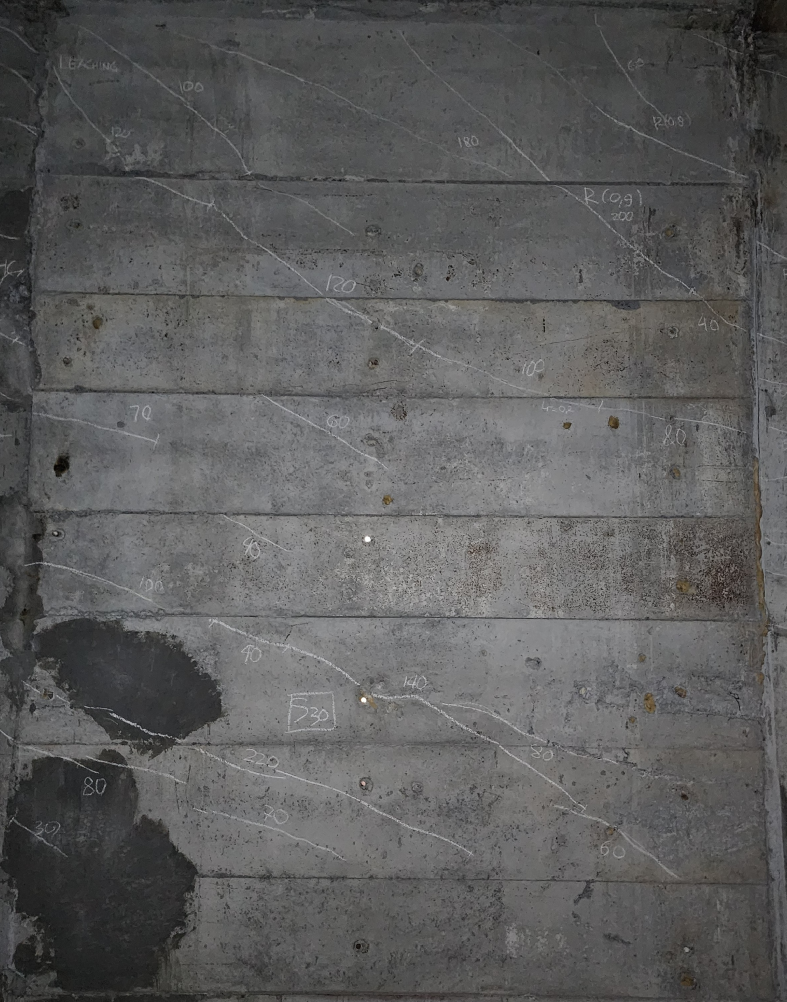
#> input picture Fractal Database/20241201_090401.JPG, 2359 x 3006 px (shown at 1/3 size); its folder holds only this picture in this run
$ python -i crack_to_graph.py   (imports and definitions only)
#> lines starting #> are read from the running program, lines starting #| are printed output that depends on the picture; after the words box and inside, x2 and y2 are one past the last pixel; in counts of white or black regions, pixels touching at a corner belong together
### src/crack_graph/functions.py
#######################################################
"""""""""""
Python program to create crack graph from crack surface
using Shi-Tomasi corner detection algorithm
and pixel tracking algorithm
by: Thinh On and Pedram Bazrafshan
"""""""""""
#######################################################


#######################################################
"""""""""""
Please cite the paper below if you use this code:
Bazrafshan, P., On, T., Basereh, S., Okumus, P., & Ebrahimkhanlou, A. (2024). A graph‐based method for quantifying crack patterns on reinforced concrete shear walls. Computer‐Aided Civil and Infrastructure Engineering, 39(4), 498-517.
"""""""""""
#######################################################


#######################################################
"""""""""""
Below are some additional functions that may or may not have been used. They were developed over the course of the whole algorithm development.
In this evolution, some functions were added, and some became redundant. But they were kept in case of future needs.
"""""""""""
#######################################################

import numpy as np

# [18 lines left out: functions removeSingleNodes, DeleteSingularNode, not called in this run]


def searchKeyByValue(nodes_dict, node):
    key = [k for k in nodes_dict if nodes_dict[k] == node]
    return key[0]


def loc2idx(edges_dict, nodes_dict):
    for V in edges_dict.values():
        V[0] = searchKeyByValue(nodes_dict, V[0])
        V[1] = searchKeyByValue(nodes_dict, V[1])
    return edges_dict


# [41 lines left out: functions sortByDistance, ignoreDirection, distance, not called in this run]


def list2dict(lst):
    """
    function to convert a list to a dictionary
    :param lst: list
    :return: dictionary (dic)
    """
    dic = dict()
    i = 0
    for sublst in lst:
        dic[str(i)] = sublst
        i += 1
    return dic


# [41 lines left out: functions getIndex, isRepeated, removeDuplicate, mat2dict, not called in this run]


def nodeDegree(matrix):
    """
    function to calculate degree of each node, based on the connectivity matrix
    :param matrix: connectivity matrix
    :return: degree and weighted degree of nodes
    """
    deg = np.zeros(matrix.shape[0], dtype=int)
    weighted_deg = np.zeros(matrix.shape[0])
    for i in range(matrix.shape[0]):
        deg[i] = sum(matrix[i, :] > 0)
        weighted_deg[i] = matrix[i, :].sum()
    return deg, weighted_deg


# [130 lines left out: functions dijkstra, triangles, clusteringCoeff, transitivity, globalEff, localEff, not called in this run]

### src/crack_graph/crack_to_graph.py
#######################################################
"""""""""""
Python program to create crack graph from crack surface
using Shi-Tomasi corner detection algorithm
and pixel tracking algorithm
by: Pedram Bazrafshan
"""""""""""
#######################################################


#######################################################
"""""""""""
Please cite the paper below if you use this code:
Bazrafshan, P., On, T., Basereh, S., Okumus, P., & Ebrahimkhanlou, A. (2024). A graph‐based method for quantifying crack patterns on reinforced concrete shear walls. Computer‐Aided Civil and Infrastructure Engineering, 39(4), 498-517.
"""""""""""
#######################################################


import cv2
import math
import time
import sys
import matplotlib.pyplot as plt
import numpy as np
import csv
import networkx as nx

from skimage.morphology import thin
from copy import deepcopy
from .functions import *
from networkx.algorithms import community

# mark: adjacency matrix

def adj_mat(nodes, edges_dict):
    # convert dictionary of edges to connectivity (adjacency) matrix
    adj_matrix = np.zeros((len(nodes), len(nodes)))       # initiate the connectivity matrix with zeros
    for v in edges_dict.values():
        # print("v = ", v)
        # print("eval(v[0]) = ", eval(v[0]))
        adj_matrix[eval(v[0])][eval(v[1])] = v[2]
        adj_matrix[eval(v[1])][eval(v[0])] = v[2]

    return adj_matrix

# mark: arch matching

def arch_match(nodes_dict, img_base, nodes, edges_dict, edges, img3):
    # search parameters
    actions = [[-1, -1], [-1, 0], [-1, 1], [0, -1], [0, 1], [1, -1], [1, 0], [1, 1]]
    margin = 1

    nodes_to_add = []
    for item in edges.values():
        # print('item = ', item)
        point = item[0]      # item[1] is the coordinates in the dictionary format like [947,598] in nodes_dict = {'0': [947,598]}
        goal = item[1]
        frontier = [[0,[],point]]
        explored = []

        found = False
        entry_number = 1

        # for calculating point along an arch
        while not found and len(frontier)>0:
            frontier.reverse()
            candidate = frontier.pop()
            frontier.reverse()
            previous_loc = candidate[1]
            candidate_loc = candidate[2]
            explored.append([previous_loc,candidate_loc])
            if candidate_loc == goal:
                found = True
            for action in actions:
                next_loc = [candidate_loc[0]+action[0],candidate_loc[1]+action[1]]
                if img_base.shape[0] - margin > next_loc[1] > 0 + margin and img_base.shape[1] - margin > next_loc[0] > 0 + margin:

                    # if check for -> checking cell value is black
                    if img_base[next_loc[1]][next_loc[0]] != 255:
                        frontier_loc = [item[2] for item in frontier]
                        explored_loc = [item[1] for item in explored]
                        if next_loc not in explored_loc and next_loc not in frontier_loc:
                            frontier.append([entry_number,candidate_loc,next_loc])
                            entry_number =+ 1

        if found:
            # print('found')
            path = [explored[-1][1]]
            previous = explored[-1][0]
            explored_loc = [item[1] for item in explored]
            while previous:
                path.append(previous)
                previous_index = explored_loc.index(previous)
                previous = explored[previous_index][0]
            path.reverse()
            if point not in path:
                path.append(point)
            if goal not in path:
                path.append(goal)
        else:
            print('not found')

        """
        For each edge, the algorithm calculates the length of the edge and the length of the
        crack pattern. The algorithm checks to see if the length of the crack pattern is more
        than the length of the edge based on a threshold. The perpendicular distance between the
        edge and the crack pattern is calculated pixel by pixel. The pixel with the greater distance
        is selected to add a corner there, and reconnect the edges to refine the graph representation.
        """

        arch = 0
        for i in range(len(path)):
            if i == (len(path)-1):
                break
            arch = arch + np.sqrt(np.square(path[i][0] - path[i+1][0]) + np.square(path[i][1] - path[i+1][1]))

        straight = distance(point, goal)

        perpendicular_dist = []
        dif_goal_point = [point[0]-goal[0], point[1]-goal[1]]
        for item_pix in path:
            dif_point_pix = [point[0]-item_pix[0], point[1]-item_pix[1]]
            perpendicular_dist.append(np.linalg.norm(np.cross(dif_goal_point, dif_point_pix))/np.linalg.norm(dif_goal_point))

        # [5 lines of commented-out code are left out]

        if (straight <= 0.62 * arch and straight >= min(0.005*img_base.shape[0], 0.005*img_base.shape[1]))\
            or (max(perpendicular_dist) >= min(0.002*img_base.shape[0], 0.002*img_base.shape[1])):

            # print("NODES ADDED FOR ARCH MATCHING")

            nodes_to_add.append(path[perpendicular_dist.index(max(perpendicular_dist))])


    nodes.extend(nodes_to_add)
    nodes_dict = list2dict(nodes)
    edges_dict, edges, nodes_dict, nodes = corner_connection(nodes_dict, img_base, nodes)

    return edges_dict, edges, nodes_dict, nodes

# MARK: Corner Connection

def corner_connection(nodes_dict, img_base, nodes):
    # Search parameters
    actions = [[-1, -1], [-1, 0], [-1, 1], [0, -1], [0, 1], [1, -1], [1, 0], [1, 1]]
    margin = 1

    edges = dict()
    edges_dict = dict()
    e = 0
    for item in nodes_dict.items():
        point = item[1]      # item[1] is the coordinates in the dictionary format like [947,598] in nodes_dict = {'0': [947,598]}
        frontier = [point]
        # print(f"FRONTIER BEGIN: {frontier}")

        explored = []
        while len(frontier) > 0:
            frontier.reverse()
            candidate = frontier.pop()
            frontier.reverse()
            explored.append(candidate)

            for action in actions:
                new_pos = [candidate[0]+action[0], candidate[1]+action[1]]
                if img_base.shape[0] - margin > new_pos[1] > 0 + margin and img_base.shape[1] - margin > new_pos[0] > 0 + margin:
                    if img_base[new_pos[1]][new_pos[0]] != 255:
                        if new_pos not in frontier and new_pos not in explored:
                            frontier.append(new_pos)

            if candidate in nodes and candidate != point:
                linked_index = getIndex(nodes_dict, candidate)
                if isRepeated(candidate, point, edges) == False:
                    edges[str(e)] = (point, candidate)
                    edges_dict[str(e)] = [point, candidate, distance(point, candidate)]
                    e += 1

                ignoreDirection(point, candidate, frontier, window=50)

            # print(f"FRONTIER END: {frontier}")

    nodes_dict = list2dict(nodes)

    edges_dict = loc2idx(edges_dict, nodes_dict)
    return edges_dict, edges, nodes_dict, nodes

# MARK: Corner Detection

def corner_detection(thinned, ker_size):
    #################################### Corner Detection Using Shi-Tomasi
    nodes = cv2.goodFeaturesToTrack(thinned, 5000, 0.1, None)

    ###### Set the needed parameters to find the refined corners
    criteria = (cv2.TERM_CRITERIA_EPS + cv2.TermCriteria_COUNT, 40, 0.001)
    ###### Calculate the refined corner locations
    nodes = cv2.cornerSubPix(thinned, nodes, (ker_size, ker_size), (-1,-1), criteria)  # Corners will be centered within a 5by5 window

    nodes = np.int_(nodes)
    nodes = [xy for N_i in nodes for xy in N_i]

    nodes = np.asarray(nodes)
    nodes = nodes.tolist()

    ######## Removing duplicate nodes
    buf_node = []
    for elem in nodes:
        if elem not in buf_node:
            buf_node.append(elem)
    nodes = buf_node

    ###########################
    """
    Are the detected corners actually within the black pixels or might be on the edge
    within the white pixels?
    """
    ###########################
    bl_pix_fin = np.where((thinned[:,:] == 0))

    temp_l = []
    for i in range(len(bl_pix_fin[0])):
        temp_l.append([bl_pix_fin[1][i], bl_pix_fin[0][i]])

    for i in range(len(nodes)):
        if (nodes[i] not in temp_l):
            temp_l = sortByDistance(temp_l, nodes[i])
            nodes[i] = temp_l[0]

    ############ Removing extra nodes in a ker_size by ker_size window
    half = int((ker_size - 1 ) / 2)
    b = [*range(-half, half+1, 1)]
    center = int(((ker_size * ker_size) - 1) /2)
    for node_item in nodes:
        window = []
        for i in b:
            for j in b:
                window.append([node_item[0]+i, node_item[1]+j])

        window.remove(window[center])   # removing the center of the created window which is the node itself
        for window_item in window:
            if window_item in nodes:
                nodes.remove(window_item)

    nodes_dict = list2dict(nodes)

    return nodes, nodes_dict

# MARK: Primary Crack to Graph Algorithm

def crack_to_graph(img_name):
    # SAVE = True

    #################################### Loading The Data Using Matplotlib
    img = cv2.imread(img_name)
#> img is the input picture: shape (3006, 2359, 3); mean B, G, R 92.6, 92.6, 92.7

    #################################### RGB2Gray Using Matplotlib
    img_gray = cv2.cvtColor(img, cv2.COLOR_RGB2GRAY)
    # [6 lines of commented-out code are left out]
    ker_size_spal = int(np.floor(min(0.01*img_gray.shape[0], 0.01*img_gray.shape[1])))
    if ker_size_spal % 2 == 0:
        ker_size_spal += 1

    ker_size_spal = max(ker_size_spal, 5)
    pad_size = 3*ker_size_spal + 1

    #################################### Binarization
    retval, img_bin = cv2.threshold(img_gray, 230, 255, cv2.THRESH_BINARY_INV)
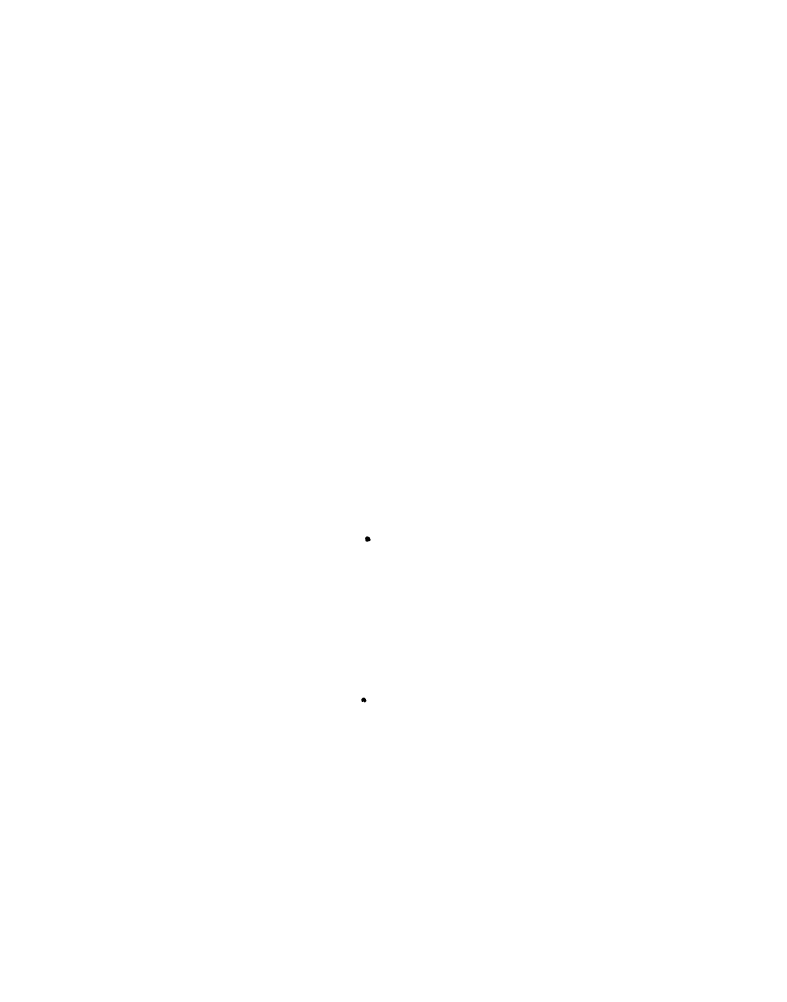
#> img_bin: shape (3006, 2359) (shown at 1/3 size); 100% white; 2 black regions, box (x1, y1, x2, y2) and area: (1095, 1609, 1112, 1625) 201, (1084, 2093, 1099, 2107) 161
    # [6 lines of commented-out code are left out]
    if img_bin.shape[0] % 2 == 1 and img_bin.shape[1] % 2 == 1:
        img_bin = cv2.copyMakeBorder(img_bin, pad_size, pad_size+1, pad_size+1, pad_size, cv2.BORDER_CONSTANT, value=255)
    elif img_bin.shape[0] % 2 == 0 and img_bin.shape[1] % 2 == 1:
        img_bin = cv2.copyMakeBorder(img_bin, pad_size, pad_size, pad_size+1, pad_size, cv2.BORDER_CONSTANT, value=255)
#> img_bin: shape (3146, 2500); 100% white; 2 black regions, box (x1, y1, x2, y2) and area: (1166, 1679, 1183, 1695) 201, (1155, 2163, 1170, 2177) 161
    elif img_bin.shape[0] % 2 == 1 and img_bin.shape[1] % 2 == 0:
        img_bin = cv2.copyMakeBorder(img_bin, pad_size, pad_size+1, pad_size, pad_size, cv2.BORDER_CONSTANT, value=255)
    else :
        img_bin = cv2.copyMakeBorder(img_bin, pad_size, pad_size, pad_size, pad_size, cv2.BORDER_CONSTANT, value=255)


    #################################### Morphological Operations / Removing The Spalling Aea
    kernel_spal = cv2.getStructuringElement(cv2.MORPH_ELLIPSE,(ker_size_spal,ker_size_spal))

    img_spal = cv2.dilate(img_bin, kernel = kernel_spal, iterations=2)
#> img_spal: shape (3146, 2500); every value is 255
    img_spal_subtract = cv2.erode(img_spal, kernel = kernel_spal, iterations=3)
    img_spal = cv2.erode(img_spal, kernel = kernel_spal, iterations=2)
    spalless = cv2.subtract(img_spal_subtract, img_bin)
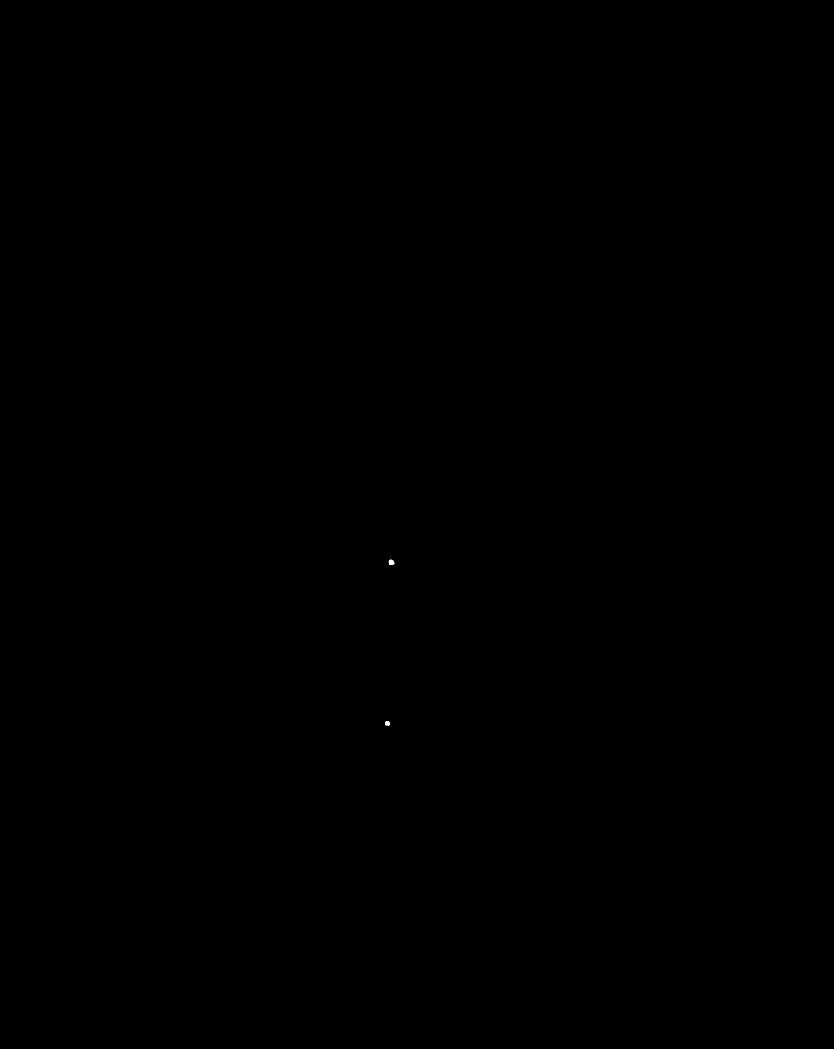
#> spalless: shape (3146, 2500) (shown at 1/3 size); 0% white; 2 white regions, box (x1, y1, x2, y2) and area: (1166, 1679, 1183, 1695) 201, (1155, 2163, 1170, 2177) 161

    # [6 lines of commented-out code are left out]
    thinned_spalless = thin(spalless)    # Thinning should be done on the black background image, and white cracks
#> thinned_spalless: shape (3146, 2500) bool; 0% white in thin lines or dots, all inside (x1, y1, x2, y2) = (1158, 1686, 1178, 2173)
    thinned_spalless = thinned_spalless.astype(np.uint8)

    ##### Where are black and white pixels
    bl_pix_spal = np.where((thinned_spalless[:,:] == 0))
#> bl_pix_spal = 7864985 positions, rows 0 to 3145, columns 0 to 2499
#> (the rest of the program and of its run is left out)
